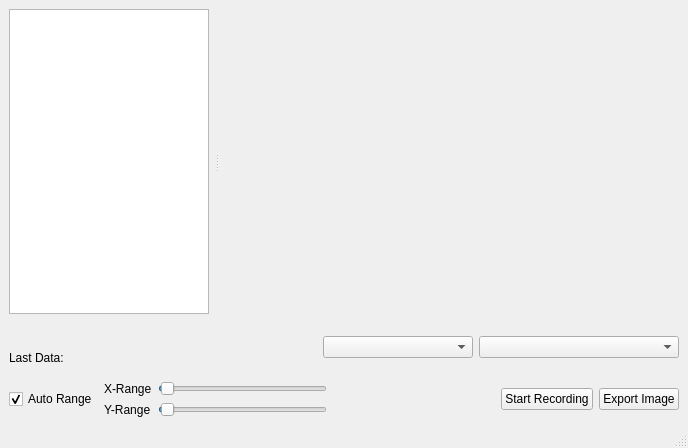
<?xml version="1.0" encoding="UTF-8"?>
<ui version="4.0">
 <class>MainWindow</class>
 <widget class="QMainWindow" name="MainWindow">
  <property name="geometry">
   <rect>
    <x>0</x>
    <y>0</y>
    <width>688</width>
    <height>448</height>
   </rect>
  </property>
  <property name="windowTitle">
   <string>SerialPlot</string>
  </property>
  <widget class="QWidget" name="centralwidget">
   <layout class="QVBoxLayout" name="verticalLayout_3">
    <item>
     <layout class="QVBoxLayout" name="verticalLayout_2">
      <item>
       <widget class="QSplitter" name="splitter">
        <property name="lineWidth">
         <number>1</number>
        </property>
        <property name="orientation">
         <enum>Qt::Orientation::Horizontal</enum>
        </property>
        <property name="handleWidth">
         <number>15</number>
        </property>
        <widget class="QTextBrowser" name="textBrowser">
         <property name="sizePolicy">
          <sizepolicy hsizetype="Maximum" vsizetype="Expanding">
           <horstretch>0</horstretch>
           <verstretch>0</verstretch>
          </sizepolicy>
         </property>
         <property name="maximumSize">
          <size>
           <width>200</width>
           <height>16777215</height>
          </size>
         </property>
         <property name="baseSize">
          <size>
           <width>200</width>
           <height>0</height>
          </size>
         </property>
        </widget>
        <widget class="QCustomPlot" name="widget" native="true">
         <property name="minimumSize">
          <size>
           <width>450</width>
           <height>0</height>
          </size>
         </property>
        </widget>
       </widget>
      </item>
      <item>
       <layout class="QVBoxLayout" name="verticalLayout">
        <item>
         <layout class="QHBoxLayout" name="horizontalLayout">
          <item>
           <widget class="QLabel" name="lastDataLabel">
            <property name="minimumSize">
             <size>
              <width>45</width>
              <height>55</height>
             </size>
            </property>
            <property name="maximumSize">
             <size>
              <width>200</width>
              <height>34</height>
             </size>
            </property>
            <property name="text">
             <string>Last Data: </string>
            </property>
           </widget>
          </item>
          <item>
           <spacer name="horizontalSpacer_2">
            <property name="orientation">
             <enum>Qt::Orientation::Horizontal</enum>
            </property>
            <property name="sizeHint" stdset="0">
             <size>
              <width>40</width>
              <height>20</height>
             </size>
            </property>
           </spacer>
          </item>
          <item>
           <widget class="QComboBox" name="baudComboBox">
            <property name="minimumSize">
             <size>
              <width>150</width>
              <height>0</height>
             </size>
            </property>
            <property name="maximumSize">
             <size>
              <width>16777215</width>
              <height>16777215</height>
             </size>
            </property>
           </widget>
          </item>
          <item>
           <widget class="QComboBox" name="comboBox">
            <property name="minimumSize">
             <size>
              <width>200</width>
              <height>0</height>
             </size>
            </property>
            <property name="maximumSize">
             <size>
              <width>350</width>
              <height>16777215</height>
             </size>
            </property>
           </widget>
          </item>
         </layout>
        </item>
       </layout>
      </item>
      <item>
       <layout class="QHBoxLayout" name="horizontalLayout_3">
        <item>
         <widget class="QCheckBox" name="autoRangeCheckBox">
          <property name="sizePolicy">
           <sizepolicy hsizetype="Minimum" vsizetype="Maximum">
            <horstretch>0</horstretch>
            <verstretch>0</verstretch>
           </sizepolicy>
          </property>
          <property name="maximumSize">
           <size>
            <width>120</width>
            <height>16777215</height>
           </size>
          </property>
          <property name="text">
           <string>Auto Range</string>
          </property>
          <property name="checked">
           <bool>true</bool>
          </property>
         </widget>
        </item>
        <item>
         <layout class="QVBoxLayout" name="rangeLabelLayout">
          <property name="sizeConstraint">
           <enum>QLayout::SizeConstraint::SetMinimumSize</enum>
          </property>
          <item>
           <widget class="QLabel" name="xRangeLabel">
            <property name="text">
             <string>X-Range</string>
            </property>
           </widget>
          </item>
          <item>
           <widget class="QLabel" name="yRangeLabel">
            <property name="text">
             <string>Y-Range</string>
            </property>
           </widget>
          </item>
         </layout>
        </item>
        <item>
         <layout class="QVBoxLayout" name="vLayoutSlider">
          <property name="sizeConstraint">
           <enum>QLayout::SizeConstraint::SetFixedSize</enum>
          </property>
          <property name="rightMargin">
           <number>0</number>
          </property>
          <item>
           <widget class="QSlider" name="xRangeSlider">
            <property name="maximumSize">
             <size>
              <width>250</width>
              <height>16777215</height>
             </size>
            </property>
            <property name="maximum">
             <number>1000</number>
            </property>
            <property name="value">
             <number>10</number>
            </property>
            <property name="orientation">
             <enum>Qt::Orientation::Horizontal</enum>
            </property>
           </widget>
          </item>
          <item>
           <widget class="QSlider" name="yRangeSlider">
            <property name="enabled">
             <bool>true</bool>
            </property>
            <property name="maximumSize">
             <size>
              <width>250</width>
              <height>16777215</height>
             </size>
            </property>
            <property name="maximum">
             <number>1000</number>
            </property>
            <property name="value">
             <number>10</number>
            </property>
            <property name="orientation">
             <enum>Qt::Orientation::Horizontal</enum>
            </property>
           </widget>
          </item>
         </layout>
        </item>
        <item>
         <spacer name="horizontalSpacer">
          <property name="orientation">
           <enum>Qt::Orientation::Horizontal</enum>
          </property>
          <property name="sizeHint" stdset="0">
           <size>
            <width>40</width>
            <height>20</height>
           </size>
          </property>
         </spacer>
        </item>
        <item>
         <widget class="QPushButton" name="pushButton">
          <property name="text">
           <string>Start Recording</string>
          </property>
         </widget>
        </item>
        <item>
         <widget class="QPushButton" name="exportImageButton">
          <property name="text">
           <string>Export Image</string>
          </property>
         </widget>
        </item>
       </layout>
      </item>
     </layout>
    </item>
   </layout>
  </widget>
  <widget class="QStatusBar" name="statusbar"/>
 </widget>
 <customwidgets>
  <customwidget>
   <class>QCustomPlot</class>
   <extends>QWidget</extends>
   <header location="global">qcustomplot.h</header>
   <container>1</container>
  </customwidget>
 </customwidgets>
 <resources/>
 <connections/>
</ui>
